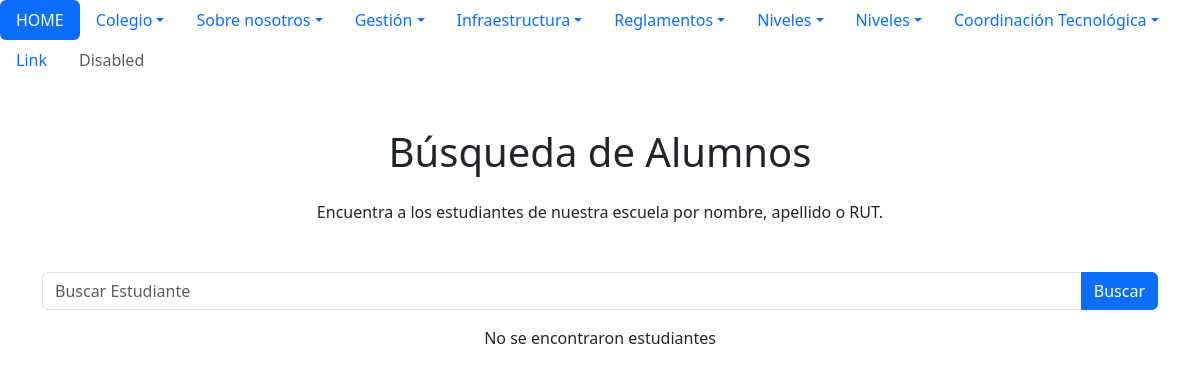
The page /student_search/ on the database as committed earlier.
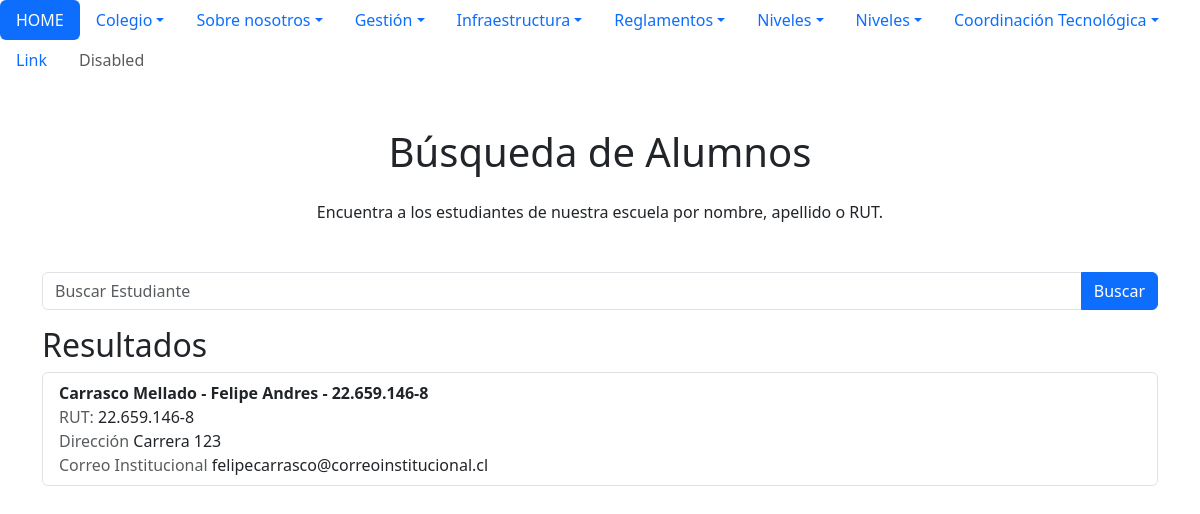
The same page on the database as committed later.
### studentinfo/models.py (models this page shows, shortened)
class Student(models.Model):
    rut = models.CharField(max_length=12, unique=True, null=False, blank=False, verbose_name="RUT")
    lname = models.CharField(max_length=50, null=False, blank=False, verbose_name="Apellidos")
    name = models.CharField(max_length=50, null=False, blank=False, verbose_name="Nombres")
    bday = models.DateField(null=False, blank=False, verbose_name="Fecha de Nacimiento")
    address = models.CharField(max_length=250, null=False, blank=False, verbose_name="Domicilio")
    phone = models.CharField(max_length=15, null=False, blank=False, verbose_name="Número de Teléfono")
    email = models.EmailField(null=True, blank=True, verbose_name="Correo Electrónico")
    ins_email = models.EmailField(verbose_name="Correo Institucional", null=True, blank=True)
    entry_date = models.DateField(null=False, blank=False, verbose_name="Fecha de Ingreso")
    class Meta:
        verbose_name = "Alumno"
        verbose_name_plural = "Alumnos"

### studentinfo/views.py (the view)
# urls.py: path("student_search/", views.student_search, name="student_search"),
def student_search(request):
    query = request.GET.get('q', '')
    if query:
        students = Student.objects.filter(
            Q(name__icontains=query)|
            Q(lname__icontains=query)|
            Q(rut__icontains=query)
        )
        """Se ha importado Q de django.db.models, que permite combinar condiciones en una consulta de manera flexible.
           La consulta busca en los tres campos: name, lname y rut. Se usa | (OR) para que la consulta filtre por
           cualquier campo que contenga la cadena query."""
    else:                                                                   # Si no hay consulta...
        students = Student.objects.all()                                    # Mostrar todos los estudiantes.
    context = {
        'query':query,
        'students':students
    }
    return render(request, 'studentinfo/student_search.html', context)

### studentinfo/templates/studentinfo/student_search.html
{% extends 'index/base.html' %}
{% block content %}
<div class="container mt-5">
    <h1 class="text-center mb-4">Búsqueda de Alumnos</h1>
    <p class="text-center mb-5">Encuentra a los estudiantes de nuestra escuela por nombre, apellido o RUT.</p>
    <form method="get"
          action=""
          hx-get=""
          hx-target="#resulst"
          hx-trigger="input">
        <div class="input-group mb-3">
            <input type="text"
                   name="q"
                   value= "{{ query }}"
                   class="form-control"
                   placeholder="Buscar Estudiante"
                   aria-label="Buscar Estudiante">
            <button class="btn btn-primary" type="submit">Buscar</button>
        </div>
    </form>
    <div id="results">
        {% if students %}
        <h2>Resultados</h2>
        <ul class="list-group">
            {% for student in students %}
                <li class="list-group-item">
                    <strong>{{ student.lname }} - {{ student.name }} - {{ student.rut}}</strong><br>
                    <span class="text-muted">RUT:</span> {{ student.rut }}<br>
                    <span class="text-muted">Dirección</span> {{ student.address }}<br>
                    <span class="text-muted">Correo Institucional</span> {{ student.ins_email }}<br>
                </li>
            {% endfor %}
        </ul>
        {% else %}
            <p class="text-center">No se encontraron estudiantes</p>
        {% endif %}
    </div>
</div>
{% endblock %}

Rows that differ between the two databases and show on the page:
added Student: lname "Carrasco Mellado", name "Felipe Andres", rut "22.659.146-8", address "Carrera 123", ins_email "felipecarrasco@correoinstitucional.cl"
Other text that changed with them:
text no longer shown: "No se encontraron estudiantes"
text now shown: "Resultados"
